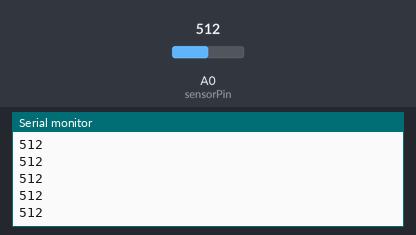
Bench run of a sketch on a simulated Arduino Uno, built with avr-gcc and run on an emulated ATmega328P. On the bench: the last lines printed to the serial monitor. Inputs (shaded band) come from the test bench; at power-on: A0 (sensorPin) = 512.

Above: at 1.2 s.
1.3 s: A0 (sensorPin) set to 716
At 1.31 s:
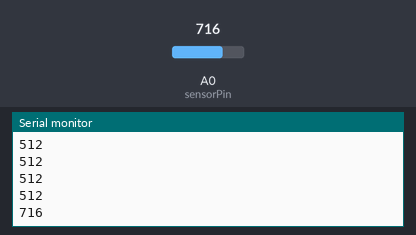
2.8 s: A0 (sensorPin) set to 900
At 2.81 s:
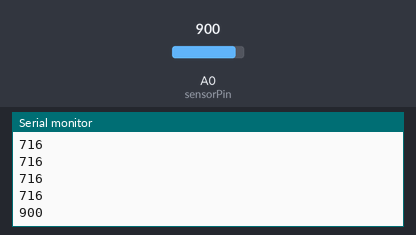
Timing chart, 0 to 5.8 s (numbered marks = the images above; inputs shaded):
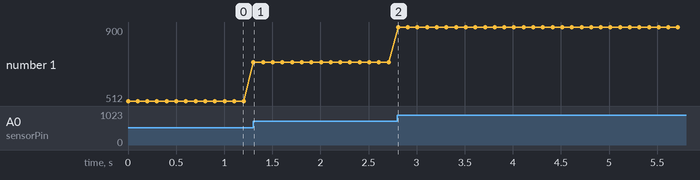

The sketch:

03-light-sensor.ino
```cpp
// Read a light sensor (LDR in a voltage divider) on A0
// and print the value to the Serial Monitor.

const int sensorPin = A0;

void setup() {
  Serial.begin(9600);
}

void loop() {
  int light = analogRead(sensorPin);  // 0 (dark) to 1023 (bright)
  Serial.println(light);
  delay(100);
}
```

Measured:
- after the input at 1.3 s, the serial monitor: prints a new line at once (image 1)
- after the input at 2.8 s, the serial monitor: prints a new line at once (image 2)
- plotted number 1: 512 → 716 after the input at 1.3 s, 716 → 900 after the input at 2.8 s
